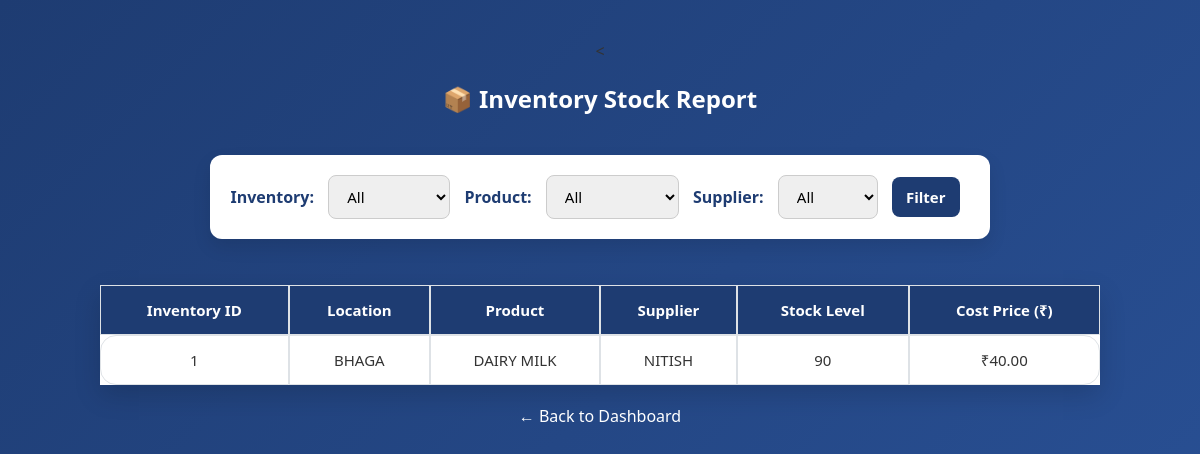
The app's page /inventory/view_stock.php (signed in) with its own data.
### tables this page shows
CREATE TABLE `contains` (
  `inventory_id` int(11) NOT NULL,
  `product_id` int(11) NOT NULL,
  `supplier_id` int(11) NOT NULL,
  `costPrice` decimal(10,7) NOT NULL,
  `stockLevel` int(11) NOT NULL DEFAULT 0
);

CREATE TABLE `inventory` (
  `id` int(11) NOT NULL,
  `warehouseLocation` varchar(255) NOT NULL,
  `capacity` int(11) DEFAULT NULL,
  `created_at` timestamp NOT NULL DEFAULT current_timestamp()
);

CREATE TABLE `products` (
  `id` int(11) NOT NULL,
  `name` varchar(255) NOT NULL,
  `category` varchar(255) DEFAULT NULL,
  `price` decimal(10,2) NOT NULL,
  `created_at` timestamp NOT NULL DEFAULT current_timestamp()
);

CREATE TABLE `suppliers` (
  `id` int(11) NOT NULL,
  `name` varchar(255) NOT NULL,
  `contactInfo` varchar(255) DEFAULT NULL,
  `location` text DEFAULT NULL,
  `created_at` timestamp NOT NULL DEFAULT current_timestamp()
);

### inventory/view_stock.php (the view, shortened to what this page needs)
<<?php
include '../includes/db.php';
$where_clause = "WHERE 1=1";
$sql = "
    SELECT
        c.inventory_id,
        i.warehouseLocation,
        c.product_id,
        p.name AS productName,
        c.supplier_id,
        s.name AS supplierName,
        c.stockLevel,
        c.costPrice
    FROM contains c
    JOIN inventory i ON c.inventory_id = i.id
    JOIN products p ON c.product_id = p.id
    JOIN suppliers s ON c.supplier_id = s.id
    $where_clause
    ORDER BY c.inventory_id, p.name
";
$stmt = $conn->prepare($sql);
$execute_success = $stmt->execute();
$stock_result = $stmt->get_result();
?>
<!DOCTYPE html>
<html lang="en">
<head>
    <link rel="stylesheet" href="../assets/tables.css">
</head>
<body>
<h2>📦 Inventory Stock Report</h2>
<form method="GET">
    <label for="inventory_id">Inventory:</label>
    <select name="inventory_id" id="inventory_id">
        <option value="">All</option>
    </select>
    <label for="product_id">Product:</label>
    <select name="product_id" id="product_id">
        <option value="">All</option>
    </select>
    <label for="supplier_id">Supplier:</label>
    <select name="supplier_id" id="supplier_id">
        <option value="">All</option>
    </select>
    <button type="submit">Filter</button>
</form>
<table>
    <thead>
        <tr>
            <th>Inventory ID</th>
            <th>Location</th>
            <th>Product</th>
            <th>Supplier</th>
            <th>Stock Level</th>
            <th>Cost Price (₹)</th>
        </tr>
    </thead>
    <tbody>
        <?php if ($stock_result->num_rows > 0): ?>
            <?php while ($row = mysqli_fetch_assoc($stock_result)) { ?>
            <tr>
                <td><?= htmlspecialchars($row['inventory_id']) ?></td>
                <td><?= htmlspecialchars($row['warehouseLocation']) ?></td>
                <td><?= htmlspecialchars($row['productName']) ?></td>
                <td><?= htmlspecialchars($row['supplierName']) ?></td>
                <td><?= htmlspecialchars($row['stockLevel']) ?></td>
                <td>₹<?= number_format($row['costPrice'], 2) ?></td>
            </tr>
            <?php } ?>
        <?php else: ?>
            <tr>
                <td colspan="6">✅ No matching records found.</td>
            </tr>
        <?php endif; ?>
    </tbody>
</table>
<a href="../dashboard.php">← Back to Dashboard</a>
</body>
</html>

### assets/tables.css (style rules this page uses)
body { margin: 0; padding: 40px 20px; font-family: 'Segoe UI', Tahoma, Geneva, Verdana, sans-serif; background: linear-gradient(135deg, #1e3c72, #2a5298); min-height: 100vh; box-sizing: border-box; color: #333; display: flex; flex-direction: column; align-items: center; }
h2, h3, h4 { color: #ffffff; text-align: center; margin-bottom: 20px; }
table { width: 100%; max-width: 1000px; border-collapse: separate; border-spacing: 0; box-shadow: 0 10px 25px rgba(0, 0, 0, 0.15); margin-top: 30px; background-color: #ffffff; }
table tr:first-child td:first-child { border-top-left-radius: 16px; }
table tr:first-child td:last-child { border-top-right-radius: 16px; }
table tr:last-child td:first-child { border-bottom-left-radius: 16px; }
table tr:last-child td:last-child { border-bottom-right-radius: 16px; }
table th, table td { border: 1px solid #dee2e6; padding: 14px 12px; text-align: center; font-size: 15px; background-color: #ffffff; }
table th { background-color: #1e3c72; color: white; font-weight: 600; }
form { background-color: #ffffff; padding: 20px; border-radius: 12px; box-shadow: 0 8px 18px rgba(0, 0, 0, 0.1); margin-top: 20px; display: inline-block; }
label { font-weight: 600; margin-right: 10px; color: #1e3c72; }
input[type="date"], select, button { padding: 10px 14px; margin-right: 10px; border-radius: 8px; border: 1px solid #ccc; font-size: 15px; font-family: inherit; transition: border-color 0.3s ease; }
button { background-color: #1e3c72; color: white; border: none; font-weight: 600; cursor: pointer; transition: background-color 0.3s ease; }
a { margin-top: 20px; color: #ffffff; font-weight: 500; text-align: center; text-decoration: none; display: block; }

### records on screen
contains: inventory "1", inventory.warehouseLocation "BHAGA", product.name "DAIRY MILK", supplier.name "NITISH", stockLevel "90", costPrice "40.00"
